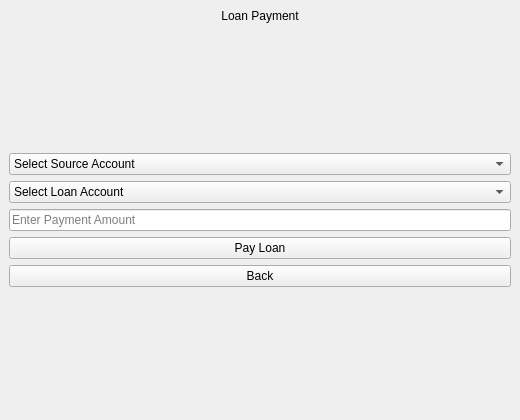
<?xml version="1.0" encoding="UTF-8"?>
<ui version="4.0">
 <class>MainWindow</class>

 <widget class="QMainWindow" name="MainWindow">
  <property name="geometry">
   <rect><x>0</x><y>0</y><width>520</width><height>420</height></rect>
  </property>
  <property name="windowTitle">
   <string>Loan Payment</string>
  </property>

  <widget class="QWidget" name="centralwidget">

   <!-- GREEN MODERN THEME -->


   <layout class="QVBoxLayout" name="mainLayout">

    <!-- Title -->
    <item>
     <widget class="QLabel" name="labelTitle">
      <property name="text"><string>Loan Payment</string></property>
      <property name="alignment"><set>Qt::AlignCenter</set></property>
     </widget>
    </item>

    <!-- Spacer -->
    <item>
     <spacer name="space1">
      <property name="orientation"><enum>Qt::Vertical</enum></property>
      <property name="sizeHint"><size><width>20</width><height>20</height></size></property>
     </spacer>
    </item>

    <!-- Source Account Selection -->
    <item>
     <widget class="QComboBox" name="sourceAccountCombo">
      <property name="minimumHeight"><number>40</number></property>
      <item><property name="text"><string>Select Source Account</string></property></item>
     </widget>
    </item>

    <!-- Loan Account Selection -->
    <item>
     <widget class="QComboBox" name="loanAccountCombo">
      <property name="minimumHeight"><number>40</number></property>
      <item><property name="text"><string>Select Loan Account</string></property></item>
     </widget>
    </item>

    <!-- Payment Amount -->
    <item>
     <widget class="QLineEdit" name="amountInput">
      <property name="placeholderText"><string>Enter Payment Amount</string></property>
      <property name="minimumHeight"><number>40</number></property>
     </widget>
    </item>

    <!-- Pay Loan Button -->
    <item>
     <widget class="QPushButton" name="btnPay">
      <property name="text"><string>Pay Loan</string></property>
      <property name="minimumHeight"><number>45</number></property>
     </widget>
    </item>

    <!-- Back Button -->
    <item>
     <widget class="QPushButton" name="btnBack">
      <property name="text"><string>Back</string></property>
      <property name="minimumHeight"><number>45</number></property>
     </widget>
    </item>

    <!-- Spacer -->
    <item>
     <spacer name="spaceBottom">
      <property name="orientation"><enum>Qt::Vertical</enum></property>
      <property name="sizeHint"><size><width>20</width><height>30</height></size></property>
     </spacer>
    </item>

   </layout>

  </widget>
 </widget>

 <resources/>
 <connections/>
</ui>
